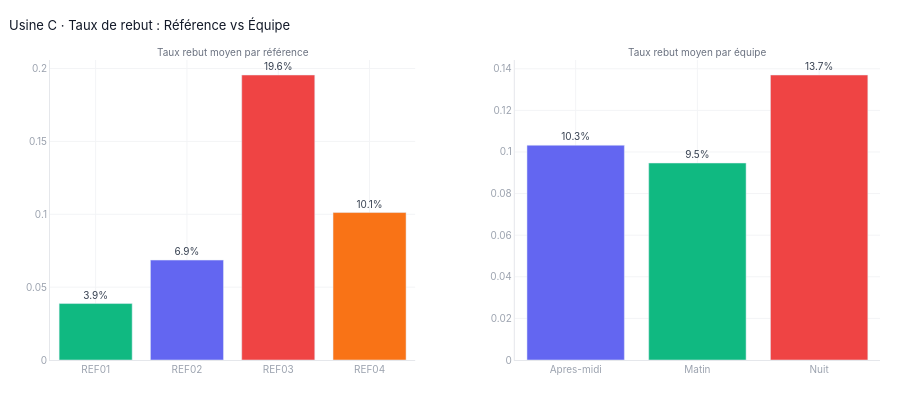

Notebook cell for this chart:
### Markdown cell above
<div style="border-left:4px solid #ffffff;padding:10px 18px;margin-bottom:2px;">
<span style="font-size:10pt;font-weight:700;font-family:Georgia,serif;">
06 · Visualisations Gold — dérives Usine C
</span>
</div>

### Code cell
# ── Plot 1 : Taux de rebut par type de pièce et équipe ───────
rebut_piece = df.groupby('type_piece')['taux_rebut'].mean().reset_index()
rebut_equipe = df.groupby('equipe')['taux_rebut'].mean().reset_index()

fig1 = make_subplots(rows=1, cols=2,
    subplot_titles=['Taux rebut moyen par référence',
                    'Taux rebut moyen par équipe'],
    horizontal_spacing=0.12)

couleurs_piece = {'REF01':'#10b981','REF02':'#6366f1',
                  'REF03':'#ef4444','REF04':'#f97316'}

for _, row in rebut_piece.iterrows():
    fig1.add_trace(go.Bar(
        x=[row['type_piece']], y=[row['taux_rebut']],
        name=row['type_piece'],
        marker_color=couleurs_piece[row['type_piece']],
        text=[f"{row['taux_rebut']*100:.1f}%"],
        textposition='outside', textfont=dict(size=10),
        hovertemplate=f"<b>{row['type_piece']}</b><br>Rebut : {row['taux_rebut']*100:.2f}%<extra></extra>",
        showlegend=False
    ), row=1, col=1)

couleurs_eq = {'Matin':'#10b981','Apres-midi':'#6366f1','Nuit':'#ef4444'}
for _, row in rebut_equipe.iterrows():
    fig1.add_trace(go.Bar(
        x=[row['equipe']], y=[row['taux_rebut']],
        name=row['equipe'],
        marker_color=couleurs_eq.get(row['equipe'], '#6b7280'),
        text=[f"{row['taux_rebut']*100:.1f}%"],
        textposition='outside', textfont=dict(size=10),
        hovertemplate=f"<b>{row['equipe']}</b><br>Rebut : {row['taux_rebut']*100:.2f}%<extra></extra>",
        showlegend=False
    ), row=1, col=2)

fig1.update_layout(
    **LAYOUT,
    title=dict(text='Usine C · Taux de rebut : Référence vs Équipe',
               font=dict(size=13, color='#111827'), x=0.01),
    height=400, margin=dict(l=50,r=20,t=60,b=40)
)
fig1.update_xaxes(gridcolor='#f3f4f6', linecolor='#e5e7eb',
                  tickfont=dict(size=10, color='#9ca3af'))
fig1.update_yaxes(gridcolor='#f3f4f6', linecolor='#e5e7eb',
                  tickfont=dict(size=10, color='#9ca3af'))
for ann in fig1.layout.annotations:
    ann.font.update(size=10, color='#6b7280')
fig1.show()

### Figure 1 — Plotly figure (JSON) as saved in the notebook; plotly's stock layout.template omitted (floating-point values rounded to 4 significant figures)
{"data": [{"hovertemplate": "<b>REF01</b><br>Rebut : 3.87%<extra></extra>", "marker": {"color": "#10b981"}, "name": "REF01", "showlegend": false, "text": ["3.9%"], "textfont": {"size": 10}, "textposition": "outside", "type": "bar", "x": ["REF01"], "xaxis": "x", "y": [0.03874], "yaxis": "y"}, {"hovertemplate": "<b>REF02</b><br>Rebut : 6.86%<extra></extra>", "marker": {"color": "#6366f1"}, "name": "REF02", "showlegend": false, "text": ["6.9%"], "textfont": {"size": 10}, "textposition": "outside", "type": "bar", "x": ["REF02"], "xaxis": "x", "y": [0.06857], "yaxis": "y"}, {"hovertemplate": "<b>REF03</b><br>Rebut : 19.56%<extra></extra>", "marker": {"color": "#ef4444"}, "name": "REF03", "showlegend": false, "text": ["19.6%"], "textfont": {"size": 10}, "textposition": "outside", "type": "bar", "x": ["REF03"], "xaxis": "x", "y": [0.1956], "yaxis": "y"}, {"hovertemplate": "<b>REF04</b><br>Rebut : 10.12%<extra></extra>", "marker": {"color": "#f97316"}, "name": "REF04", "showlegend": false, "text": ["10.1%"], "textfont": {"size": 10}, "textposition": "outside", "type": "bar", "x": ["REF04"], "xaxis": "x", "y": [0.1012], "yaxis": "y"}, {"hovertemplate": "<b>Apres-midi</b><br>Rebut : 10.32%<extra></extra>", "marker": {"color": "#6366f1"}, "name": "Apres-midi", "showlegend": false, "text": ["10.3%"], "textfont": {"size": 10}, "textposition": "outside", "type": "bar", "x": ["Apres-midi"], "xaxis": "x2", "y": [0.1032], "yaxis": "y2"}, {"hovertemplate": "<b>Matin</b><br>Rebut : 9.47%<extra></extra>", "marker": {"color": "#10b981"}, "name": "Matin", "showlegend": false, "text": ["9.5%"], "textfont": {"size": 10}, "textposition": "outside", "type": "bar", "x": ["Matin"], "xaxis": "x2", "y": [0.09469], "yaxis": "y2"}, {"hovertemplate": "<b>Nuit</b><br>Rebut : 13.70%<extra></extra>", "marker": {"color": "#ef4444"}, "name": "Nuit", "showlegend": false, "text": ["13.7%"], "textfont": {"size": 10}, "textposition": "outside", "type": "bar", "x": ["Nuit"], "xaxis": "x2", "y": [0.137], "yaxis": "y2"}], "layout": {"annotations": [{"font": {"color": "#6b7280", "size": 10}, "showarrow": false, "text": "Taux rebut moyen par référence", "x": 0.22, "xanchor": "center", "xref": "paper", "y": 1, "yanchor": "bottom", "yref": "paper"}, {"font": {"color": "#6b7280", "size": 10}, "showarrow": false, "text": "Taux rebut moyen par équipe", "x": 0.78, "xanchor": "center", "xref": "paper", "y": 1, "yanchor": "bottom", "yref": "paper"}], "font": {"color": "#374151", "family": "Inter, sans-serif", "size": 11}, "height": 400, "hoverlabel": {"bgcolor": "#1f2937", "font": {"color": "#f9fafb", "size": 11}}, "margin": {"b": 40, "l": 50, "r": 20, "t": 60}, "paper_bgcolor": "#ffffff", "plot_bgcolor": "#ffffff", "title": {"font": {"color": "#111827", "size": 13}, "text": "Usine C · Taux de rebut : Référence vs Équipe", "x": 0.01}, "xaxis": {"anchor": "y", "domain": [0, 0.44], "gridcolor": "#f3f4f6", "linecolor": "#e5e7eb", "tickfont": {"color": "#9ca3af", "size": 10}}, "xaxis2": {"anchor": "y2", "domain": [0.56, 1], "gridcolor": "#f3f4f6", "linecolor": "#e5e7eb", "tickfont": {"color": "#9ca3af", "size": 10}}, "yaxis": {"anchor": "x", "domain": [0, 1], "gridcolor": "#f3f4f6", "linecolor": "#e5e7eb", "tickfont": {"color": "#9ca3af", "size": 10}}, "yaxis2": {"anchor": "x2", "domain": [0, 1], "gridcolor": "#f3f4f6", "linecolor": "#e5e7eb", "tickfont": {"color": "#9ca3af", "size": 10}}}}
